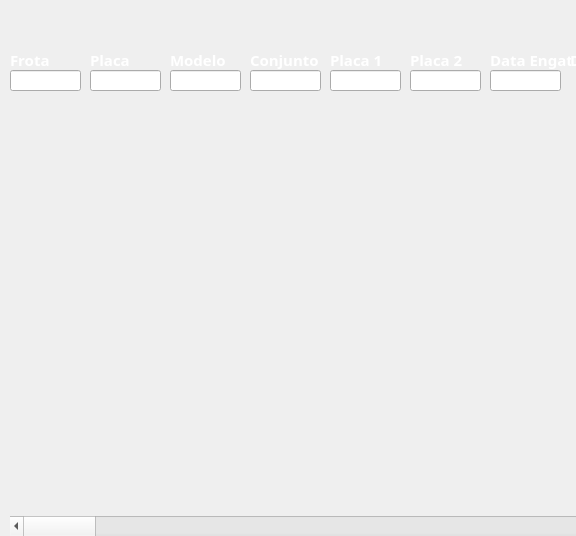
<?xml version="1.0" encoding="UTF-8"?>
<ui version="4.0">
 <class>MainWindow</class>
 <widget class="QMainWindow" name="MainWindow">
  <property name="geometry">
   <rect>
    <x>0</x>
    <y>0</y>
    <width>576</width>
    <height>536</height>
   </rect>
  </property>
  <property name="windowTitle">
   <string>Consulta </string>
  </property>
  <widget class="QWidget" name="centralwidget">
   <widget class="QLabel" name="fundo">
    <property name="geometry">
     <rect>
      <x>-50</x>
      <y>110</y>
      <width>1061</width>
      <height>711</height>
     </rect>
    </property>
    <property name="text">
     <string/>
    </property>
    <property name="pixmap">
     <pixmap>../Images/testcaminhao (2).jpeg</pixmap>
    </property>
   </widget>
   <widget class="QLineEdit" name="nrCojunto">
    <property name="geometry">
     <rect>
      <x>250</x>
      <y>70</y>
      <width>71</width>
      <height>21</height>
     </rect>
    </property>
   </widget>
   <widget class="QLineEdit" name="nrPlacaB">
    <property name="geometry">
     <rect>
      <x>410</x>
      <y>70</y>
      <width>71</width>
      <height>21</height>
     </rect>
    </property>
   </widget>
   <widget class="QLineEdit" name="nrPlacaA">
    <property name="geometry">
     <rect>
      <x>330</x>
      <y>70</y>
      <width>71</width>
      <height>21</height>
     </rect>
    </property>
   </widget>
   <widget class="QLineEdit" name="dsModelo">
    <property name="geometry">
     <rect>
      <x>170</x>
      <y>70</y>
      <width>71</width>
      <height>21</height>
     </rect>
    </property>
   </widget>
   <widget class="QLineEdit" name="dtDesengate">
    <property name="geometry">
     <rect>
      <x>580</x>
      <y>70</y>
      <width>71</width>
      <height>21</height>
     </rect>
    </property>
   </widget>
   <widget class="QLineEdit" name="dtEngate">
    <property name="geometry">
     <rect>
      <x>490</x>
      <y>70</y>
      <width>71</width>
      <height>21</height>
     </rect>
    </property>
   </widget>
   <widget class="QLineEdit" name="nmMotorista">
    <property name="geometry">
     <rect>
      <x>750</x>
      <y>70</y>
      <width>71</width>
      <height>21</height>
     </rect>
    </property>
   </widget>
   <widget class="QLineEdit" name="nrMatricula">
    <property name="geometry">
     <rect>
      <x>670</x>
      <y>70</y>
      <width>71</width>
      <height>21</height>
     </rect>
    </property>
   </widget>
   <widget class="QLabel" name="label">
    <property name="geometry">
     <rect>
      <x>10</x>
      <y>50</y>
      <width>71</width>
      <height>20</height>
     </rect>
    </property>
    <property name="font">
     <font>
      <family>Sitka Banner</family>
      <pointsize>11</pointsize>
      <weight>75</weight>
      <bold>true</bold>
     </font>
    </property>
    <property name="styleSheet">
     <string notr="true">color: rgb(255, 255, 255);</string>
    </property>
    <property name="text">
     <string>Frota</string>
    </property>
   </widget>
   <widget class="QLabel" name="label_2">
    <property name="geometry">
     <rect>
      <x>170</x>
      <y>50</y>
      <width>71</width>
      <height>20</height>
     </rect>
    </property>
    <property name="font">
     <font>
      <family>Sitka Banner</family>
      <pointsize>11</pointsize>
      <weight>75</weight>
      <bold>true</bold>
     </font>
    </property>
    <property name="styleSheet">
     <string notr="true">color: rgb(255, 255, 255);</string>
    </property>
    <property name="text">
     <string>Modelo</string>
    </property>
   </widget>
   <widget class="QLabel" name="label_3">
    <property name="geometry">
     <rect>
      <x>90</x>
      <y>50</y>
      <width>71</width>
      <height>20</height>
     </rect>
    </property>
    <property name="font">
     <font>
      <family>Sitka Banner</family>
      <pointsize>11</pointsize>
      <weight>75</weight>
      <bold>true</bold>
     </font>
    </property>
    <property name="styleSheet">
     <string notr="true">color: rgb(255, 255, 255);</string>
    </property>
    <property name="text">
     <string>Placa</string>
    </property>
   </widget>
   <widget class="QLabel" name="label_4">
    <property name="geometry">
     <rect>
      <x>570</x>
      <y>49</y>
      <width>101</width>
      <height>21</height>
     </rect>
    </property>
    <property name="font">
     <font>
      <family>Sitka Banner</family>
      <pointsize>11</pointsize>
      <weight>75</weight>
      <bold>true</bold>
     </font>
    </property>
    <property name="styleSheet">
     <string notr="true">color: rgb(255, 255, 255);</string>
    </property>
    <property name="text">
     <string>Data Desengate</string>
    </property>
   </widget>
   <widget class="QLabel" name="label_5">
    <property name="geometry">
     <rect>
      <x>670</x>
      <y>50</y>
      <width>71</width>
      <height>20</height>
     </rect>
    </property>
    <property name="font">
     <font>
      <family>Sitka Banner</family>
      <pointsize>11</pointsize>
      <weight>75</weight>
      <bold>true</bold>
     </font>
    </property>
    <property name="styleSheet">
     <string notr="true">color: rgb(255, 255, 255);</string>
    </property>
    <property name="text">
     <string>Matrícula</string>
    </property>
   </widget>
   <widget class="QLabel" name="label_6">
    <property name="geometry">
     <rect>
      <x>750</x>
      <y>50</y>
      <width>71</width>
      <height>20</height>
     </rect>
    </property>
    <property name="font">
     <font>
      <family>Sitka Banner</family>
      <pointsize>11</pointsize>
      <weight>75</weight>
      <bold>true</bold>
     </font>
    </property>
    <property name="styleSheet">
     <string notr="true">color: rgb(255, 255, 255);</string>
    </property>
    <property name="text">
     <string>Motorista</string>
    </property>
   </widget>
   <widget class="QLabel" name="label_7">
    <property name="geometry">
     <rect>
      <x>490</x>
      <y>49</y>
      <width>81</width>
      <height>21</height>
     </rect>
    </property>
    <property name="font">
     <font>
      <family>Sitka Banner</family>
      <pointsize>11</pointsize>
      <weight>75</weight>
      <bold>true</bold>
     </font>
    </property>
    <property name="styleSheet">
     <string notr="true">color: rgb(255, 255, 255);</string>
    </property>
    <property name="text">
     <string>Data Engate</string>
    </property>
   </widget>
   <widget class="QLabel" name="label_8">
    <property name="geometry">
     <rect>
      <x>410</x>
      <y>50</y>
      <width>71</width>
      <height>20</height>
     </rect>
    </property>
    <property name="font">
     <font>
      <family>Sitka Banner</family>
      <pointsize>11</pointsize>
      <weight>75</weight>
      <bold>true</bold>
     </font>
    </property>
    <property name="styleSheet">
     <string notr="true">color: rgb(255, 255, 255);</string>
    </property>
    <property name="text">
     <string>Placa 2</string>
    </property>
   </widget>
   <widget class="QLabel" name="label_9">
    <property name="geometry">
     <rect>
      <x>330</x>
      <y>50</y>
      <width>71</width>
      <height>20</height>
     </rect>
    </property>
    <property name="font">
     <font>
      <family>Sitka Banner</family>
      <pointsize>11</pointsize>
      <weight>75</weight>
      <bold>true</bold>
     </font>
    </property>
    <property name="styleSheet">
     <string notr="true">color: rgb(255, 255, 255);</string>
    </property>
    <property name="text">
     <string>Placa 1</string>
    </property>
   </widget>
   <widget class="QLabel" name="label_10">
    <property name="geometry">
     <rect>
      <x>250</x>
      <y>50</y>
      <width>71</width>
      <height>20</height>
     </rect>
    </property>
    <property name="font">
     <font>
      <family>Sitka Banner</family>
      <pointsize>11</pointsize>
      <weight>75</weight>
      <bold>true</bold>
     </font>
    </property>
    <property name="styleSheet">
     <string notr="true">color: rgb(255, 255, 255);</string>
    </property>
    <property name="text">
     <string>Conjunto</string>
    </property>
   </widget>
   <widget class="QScrollBar" name="horizontalScrollBar">
    <property name="geometry">
     <rect>
      <x>10</x>
      <y>516</y>
      <width>811</width>
      <height>20</height>
     </rect>
    </property>
    <property name="orientation">
     <enum>Qt::Horizontal</enum>
    </property>
   </widget>
   <widget class="QLineEdit" name="nrFrota">
    <property name="geometry">
     <rect>
      <x>10</x>
      <y>70</y>
      <width>71</width>
      <height>21</height>
     </rect>
    </property>
   </widget>
   <widget class="QLineEdit" name="nrPlaca">
    <property name="geometry">
     <rect>
      <x>90</x>
      <y>70</y>
      <width>71</width>
      <height>21</height>
     </rect>
    </property>
   </widget>
  </widget>
 </widget>
 <resources/>
 <connections/>
</ui>
